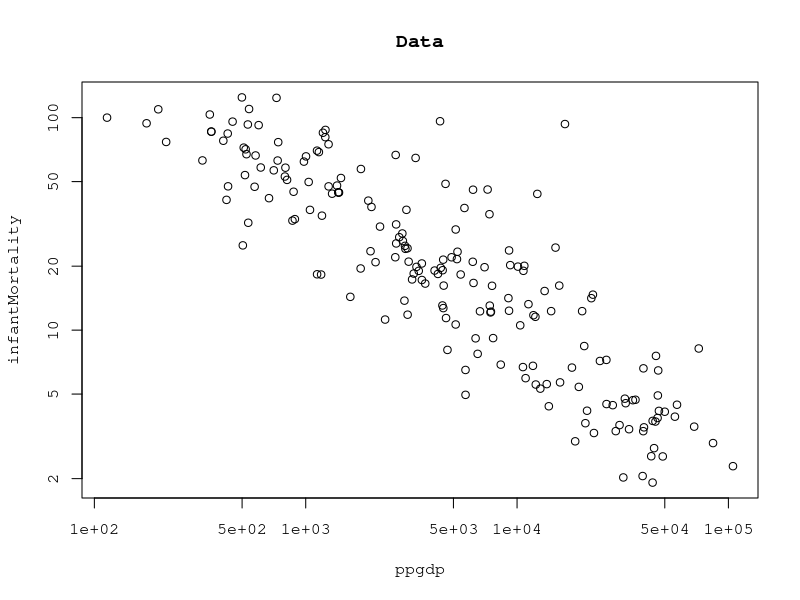
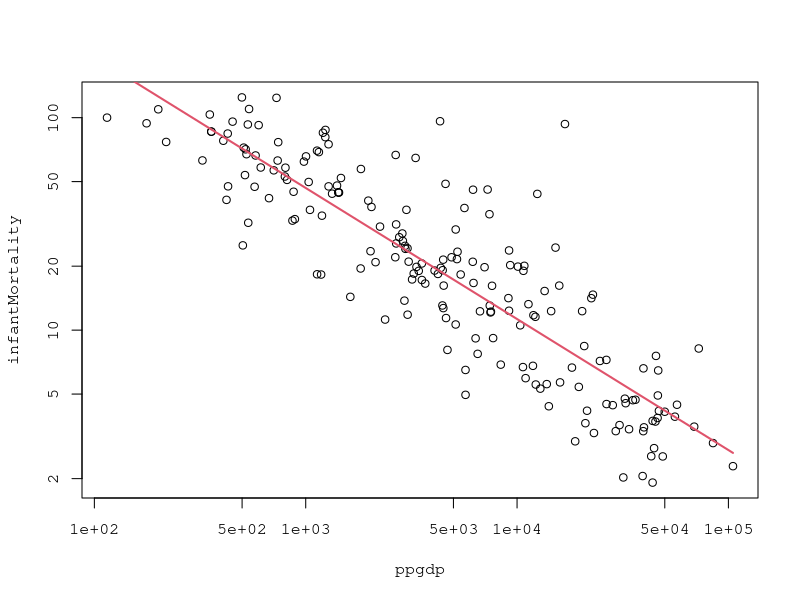
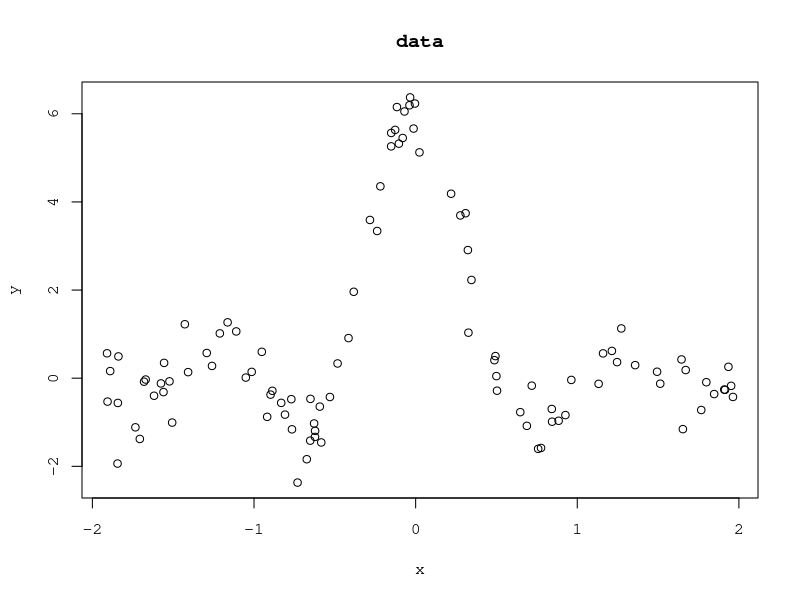
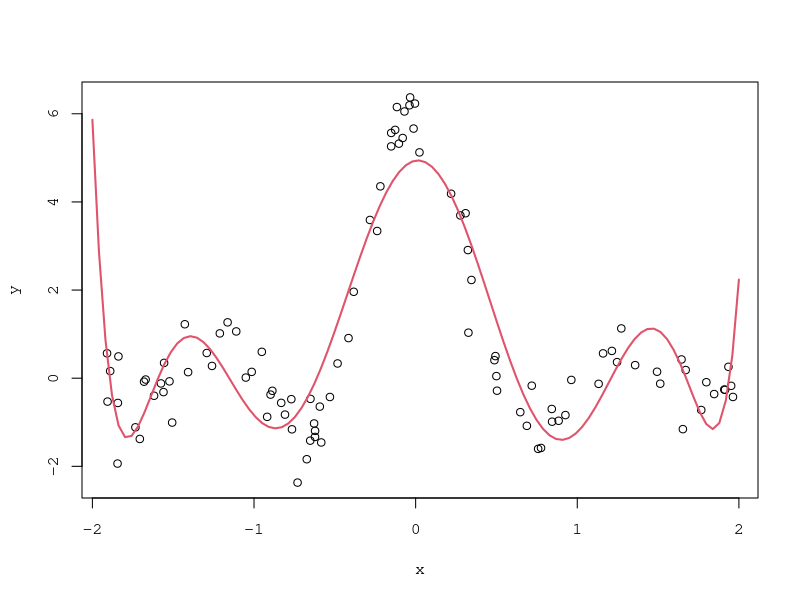
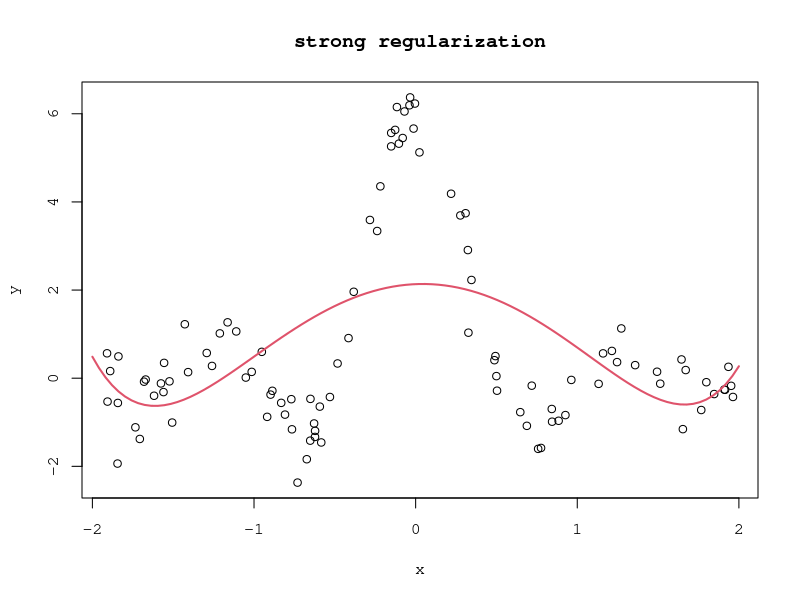
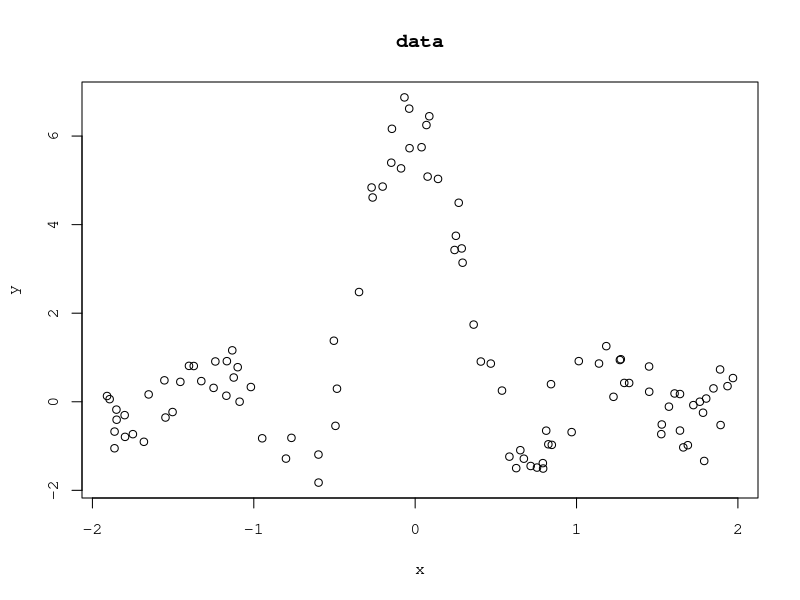
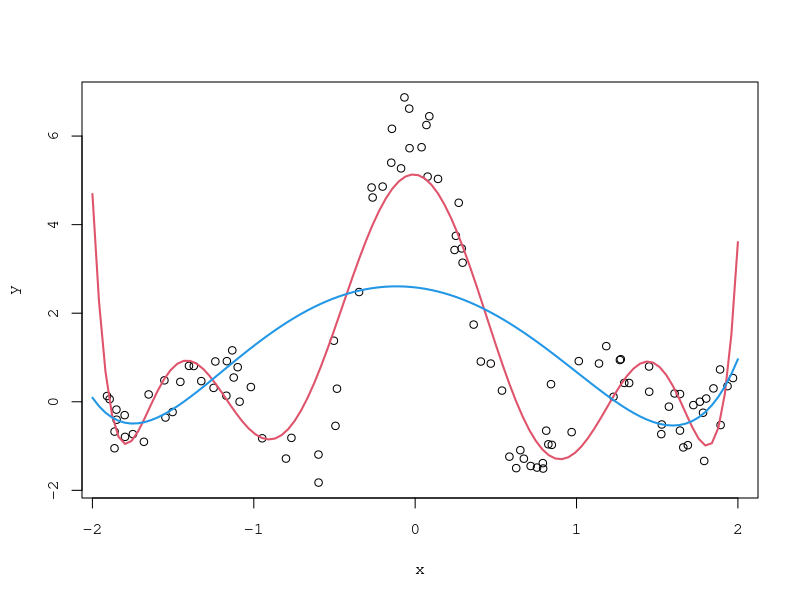
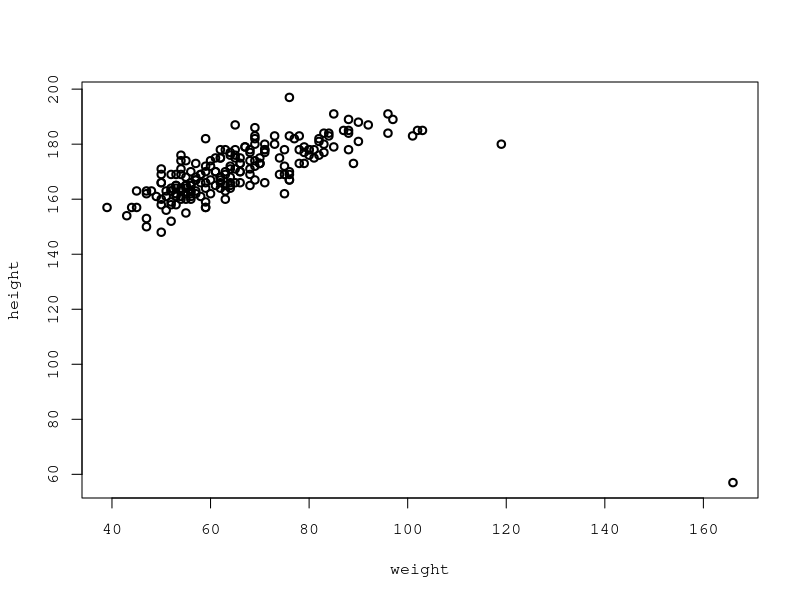

Generate these figures, in order, with R:
##############################
## R seminar 2-1: least square method
##############################
# setting  
par(family="mono")
 
require(carData)  # UN data
data(UN); par(mfrow=c(1,1))
plot(UN[,4],UN[,7],log='xy', xlab=colnames(UN)[4],ylab=colnames(UN)[7],main="Data") # plot data: GDP vs. Infant Mortality

# Least Square Method
logUN <- log(na.omit(UN[,c(4,7)]))          
res <- lm(infantMortality~ppgdp,data=logUN);res                                         
y <- predict(res)  # predict
# plot data: GDP vs. Infant Mortality
par(mfrow=c(1,1)); plot(UN[,4],UN[,7],log='xy', xlab=colnames(UN)[4],ylab=colnames(UN)[7])
lines(exp(logUN$ppgdp), exp(y), col=2, lwd=2)



##############################
## R seminar 2-2: Ridge regression
##############################
require(glmnet)    # glmnet

# example: data
n <- 100           # sample size
x <- runif(n,min=-2,max=2); y <- sin(2*pi*x)/x + rnorm(n,sd=0.5)
# data plot
par(mfrow=c(1,1)); plot(x,y,main="data")

# ridge regression
degree <- 8        # degree
lambda <- 10^(-5)  # lambda
# data matrix
Phi <- outer(x,1:degree,FUN="^")

# ridge regression
gl <- glmnet(Phi,y,alpha=0, family="gaussian",lambda=lambda); gl
# prediction
tx <- seq(-2,2,l=100)                 # test points
testPhi <- outer(tx,1:degree,FUN="^") # test data matrix
predy <- predict(gl,newx=testPhi)     # prediction
# plot estimator
par(mfrow=c(1,1)); plot(x,y); lines(tx,predy,lwd=2,col=2)

# strong regularization
lambda <- 10^(-1)  # lambda
# ridge regression
gl <- glmnet(Phi,y,alpha=0,family="gaussian",lambda=lambda)
# prediction
predy <- predict(gl,newx=testPhi)     # prediction
# plot
par(mfrow=c(1,1)); plot(x,y,main='strong regularization'); lines(tx,predy,lwd=2,col=2)



##############################
## R seminar 2-3: cross validation
##############################
require(glmnet)    # glmnet

# example: data
n <- 100           # sample size
x <- runif(n,min=-2,max=2); y <- sin(2*pi*x)/x + rnorm(n,sd=0.5)
par(mfrow=c(1,1)); plot(x,y,main="data")

# cross validation for lambda
# data matrix
Phi <- outer(x,1:8,FUN="^")
# CV for ridge regression
l <- 10^(-10:0); cvgl <- cv.glmnet(Phi,y,alpha=0,family="gaussian", nfold=10, lambda=l)
# optimal lambda
cvgl$lambda.min
# plot cross validation error
# par(mfrow=c(1,1)); plot(cvgl$lambda, cvgl$cvm, log='xy', lwd=2)

# estimation: optimal lambda
gl <- glmnet(Phi,y,alpha=0,family="gaussian", lambda=cvgl$lambda.min)
# estimation: lambda=0.1
gl2 <- glmnet(Phi,y,alpha=0,family="gaussian",lambda=0.1)

# prediction
tx <- seq(-2,2,l=100)            # test points
testPhi <- outer(tx,1:8,FUN="^") # test data matrix
py  <- predict(gl,newx=testPhi)  # y: optimal lambda
py2 <- predict(gl2,newx=testPhi) # y: large lambda

# plot
par(mfrow=c(1,1)); plot(x,y)   
lines(tx,py, lwd=2,col=2) # y: optimal lambda
lines(tx,py2,lwd=2,col=4) # y: large lambda



##############################
## R seminar 2-4: robust
##############################
# data
require(carData)   # Davis
data(Davis)
par(mfrow=c(1,1)); plot(Davis$weight, Davis$height, xlab='weight', ylab='height',lwd=2)

# LSM: an outlier
a <- lm(height~weight,data=Davis); a
# LSM: no outlier
lm(height~weight,data=Davis[-12,])    
# robust regression
require(MASS)   #  rlm
b <- rlm(height~weight,data=Davis); b

# prediction
tx <- data.frame(weight=seq(40,160,l=100)) # test x
pred_LSM <- predict(a,tx) # LSM
pred_rob <- predict(b,tx) # robust
# plot
par(mfrow=c(1,1)); plot(Davis$weight,Davis$height, xlab='weight',ylab='height')
lines(tx$weight,pred_LSM,col=2,lwd=3)       # LSM
lines(tx$weight,pred_rob,col=4,lwd=3,lty=2) # robust

